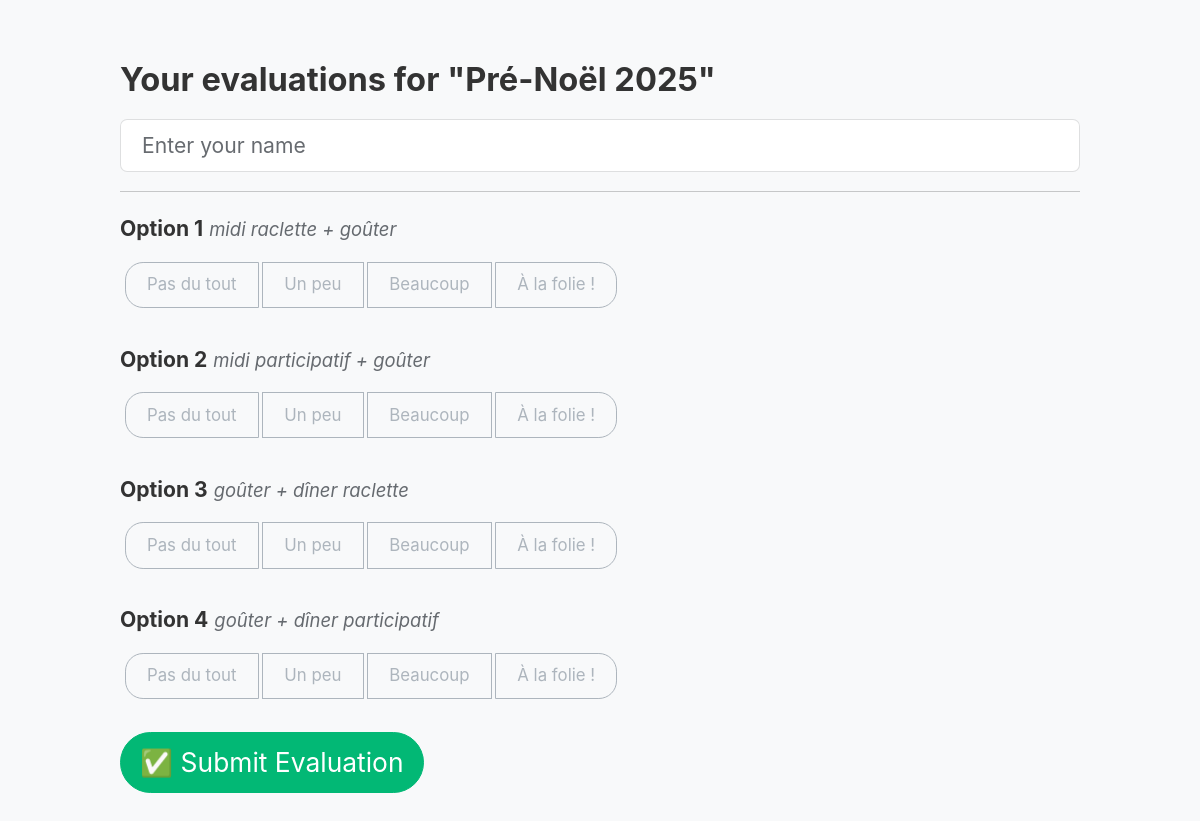
The app's page /evaluate/5cd8bfef with its own data.
### app/models.py (models this page shows)
class DecisionInstance(db.Model):
    id = db.Column(db.String(8), primary_key=True, default=generate_id)
    name = db.Column(db.String(100))
    scale = db.Column(db.String(200))  # comma-separated scale labels
    creator_id = db.Column(db.String(100))

class Choice(db.Model):
    id = db.Column(db.Integer, primary_key=True)
    label = db.Column(db.String(100))
    description = db.Column(db.Text)
    decision_id = db.Column(db.String(8), db.ForeignKey('decision_instance.id'))

### app/routes.py (the view, shortened to what this page needs)
@app.route("/evaluate/<decision_id>", methods=["GET", "POST"])
def evaluate(decision_id):
    decision = DecisionInstance.query.get_or_404(decision_id)
    choices = Choice.query.filter_by(decision_id=decision_id).all()
    scale = decision.scale.split(',')
    return render_template("evaluate.html", decision=decision, choices=choices, scale=scale)

### app/templates/evaluate.html (shortened to what this page needs)
<!DOCTYPE html>
<html lang="en">
<head>
    <link href="https://cdn.jsdelivr.net/npm/bootswatch@5.3.0/dist/litera/bootstrap.min.css" rel="stylesheet">
    <link rel="stylesheet" href="{{ url_for('static', filename='style.css') }}">
</head>
<body class="bg-light">
<div class="container py-5">
    <h2>Your evaluations for "{{ decision.name }}"</h2>
    <form method="post" onsubmit="return validateForm()">
        <div class="mb-3">
            <input name="user" class="form-control" placeholder="Enter your name" required>
        </div>
        <hr>
        {% for choice in choices %}
            <div class="mb-4">
                <strong>{{ choice.label }}</strong>
                {% if choice.description %}
                    <small class="text-muted fst-italic">{{ choice.description }}</small>
                {% endif %}<br>
                <div class="btn-group mt-2" role="group">
                    {% for s in scale %}
                        {% set idx = loop.index0 %}
                        <button type="button"
                                class="btn btn-outline-secondary scale-btn"
                                onclick="selectScore('{{ choice.id }}', '{{ idx }}', this)">
                            {{ s.strip() }}
                        </button>
                    {% endfor %}
                </div>
            </div>
        {% endfor %}
        <button class="btn btn-success btn-lg">✅ Submit Evaluation</button>
    </form>
</div>
</body>
</html>

### app/static/style.css (style rules this page uses)
body { background: #fdfdfd; font-family: 'Inter', sans-serif; font-size: 1.1rem; line-height: 1.7; color: #333; margin: 0; padding: 0; zoom: 1.2; }
.container { max-width: 80%; margin: auto; padding: 1.5rem 0; }
h1, h2, h3 { font-weight: 700; margin-bottom: 1rem; line-height: 1.3; }
h2 { font-size: 1.7rem; }

### app/templates/evaluate.html (style rules this page uses)
.scale-btn { margin: 0.25rem; min-width: 60px; }

### records on screen
DecisionInstance: name "Pré-Noël 2025"
Choice: label "Option 1", description "midi raclette + goûter", strip "Pas du tout" "Un peu" "Beaucoup" "À la folie !"
Choice: label "Option 2", description "midi participatif + goûter", strip "Pas du tout" "Un peu" "Beaucoup" "À la folie !"
Choice: label "Option 3", description "goûter + dîner raclette", strip "Pas du tout" "Un peu" "Beaucoup" "À la folie !"
Choice: label "Option 4", description "goûter + dîner participatif", strip "Pas du tout" "Un peu" "Beaucoup" "À la folie !"
